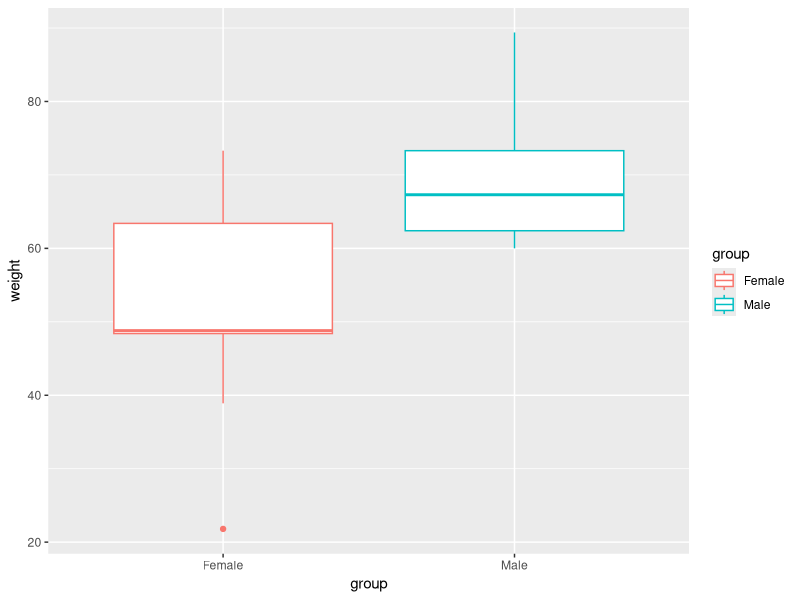

Write the R code that produced this figure.
## ---- chunk 1
#install.packages("ggpubr")
## ---- chunk 2
# t.test(x, y, alternative = "two.sided", var.equal = FALSE)
## ---- chunk 3
# Data in two numeric vectors
female_weight <- c(38.9, 61.2, 73.3, 21.8, 63.4, 64.6, 48.4, 48.8, 48.5)
male_weight <- c(67.8, 60, 63.4, 76, 89.4, 73.3, 67.3, 61.3, 62.4) 
# Create a data frame
my_data <- data.frame( 
                group = rep(c("Female", "Male"), each = 9),
                weight = c(female_weight,  male_weight)
                )
## ---- chunk 4
# Print all data
print(my_data)
## ---- chunk 5
library(dplyr)
group_by(my_data, group) %>%
  summarise(
    count = n(),
    mean = mean(weight, na.rm = TRUE),
    sd = sd(weight, na.rm = TRUE)
  )

## ---- chunk 6
# Plot weight by group and color by group
#library("ggpubr")
#ggboxplot(my_data, x = "group", y = "weight", 
#          color = "group",
#        ylab = "Weight", xlab = "Groups")
## ---- chunk 7
# OR 

library(ggplot2)

ggplot(my_data, aes(x=group, y=weight)) + geom_boxplot(aes(color=group))
## ---- chunk 8
# Shapiro-Wilk normality test for Male's weights
with(my_data, shapiro.test(weight[group == "Male"]))# p = 0.1
# Shapiro-Wilk normality test for Female's weights
with(my_data, shapiro.test(weight[group == "Female"])) # p = 0.6
## ---- chunk 9
res.ftest <- var.test(weight ~ group, data = my_data)
res.ftest
## ---- chunk 10
res <- t.test(female_weight, male_weight, var.equal = TRUE)
res
## ---- chunk 11
# Compute t-test
res <- t.test(weight ~ group, data = my_data, var.equal = TRUE)
res
## ---- chunk 12
t.test(weight ~ group, data = my_data,
        var.equal = TRUE, alternative = "less")
## ---- chunk 13
    t.test(weight ~ group, data = my_data,
            var.equal = TRUE, alternative = "greater")
## ---- chunk 14
# printing the p-value
res$p.value
## ---- chunk 15
# printing the mean
res$estimate
## ---- chunk 16
# printing the confidence interval
res$conf.int
